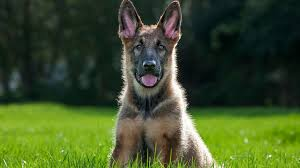
#> input picture YüzTanıma/OpenCV/Nesneler/Kopek1.jpg, 300 x 168 px, found by its file name
$ python dene8.py
#> lines starting #> are read from the running program, lines starting #| are printed output that depends on the picture
###90 VE 180 DERECE DÖNDÜRME###

import cv2
resim= cv2.imread("Nesneler/Kopek1.jpg")
#> resim is the input picture: shape (168, 300, 3); mean B, G, R 41.3, 81, 63.4
dondur180=cv2.rotate(resim,cv2.ROTATE_180)
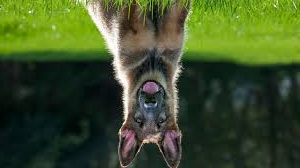
#> dondur180: shape (168, 300, 3); mean B, G, R 41.3, 81, 63.4
dondur90=cv2.rotate(resim,cv2.ROTATE_90_CLOCKWISE)
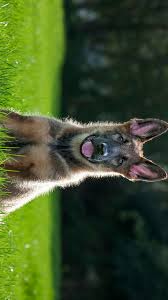
#> dondur90: shape (300, 168, 3); mean B, G, R 41.3, 81, 63.4
cv2.imshow("180 Derece",dondur180)
cv2.imshow("Dondur 90 (saat Yönü)",dondur90)
cv2.waitKey(0                                                                                                                                                                                                                                                                                                                                                                                                                                                                                                                                                                                                                                                                                                                                                                                                                                                                                                                                                                                                                                                                                                                                                                                                                                                                                                                                                                                                                                                                                                                                                                                                                                                                                                                                                                                                                                                                                                                                                                                                                                                                                                                                                                                                                                                                                                                                                                                                                                                                                                                                                                                                                                                                                                                                                                                                                                                                                                                                                                                                                                                                                                                                                                                                                                                                                                                                                                                                       )

$ run again, with YüzTanıma/OpenCV/Nesneler/Kopek2.jpg copied over YüzTanıma/OpenCV/Nesneler/Kopek1.jpg
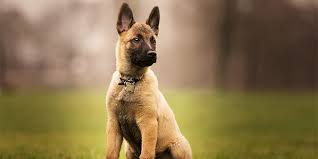
#> input picture YüzTanıma/OpenCV/Nesneler/Kopek2.jpg, 318 x 159 px, found by its file name
#> resim is the input picture: shape (159, 318, 3); mean B, G, R 78.8, 117.2, 138.4
#> `dondur180=cv2.rotate(resim,cv2.ROTATE_180)`:
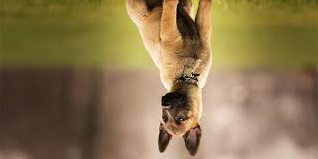
#> dondur180: shape (159, 318, 3); mean B, G, R 78.8, 117.2, 138.4
#> `dondur90=cv2.rotate(resim,cv2.ROTATE_90_CLOCKWISE)`:
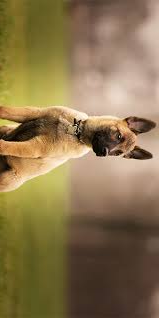
#> dondur90: shape (318, 159, 3); mean B, G, R 78.8, 117.2, 138.4

$ run again, with YüzTanıma/OpenCV/Nesneler/Kopek3.jpg copied over YüzTanıma/OpenCV/Nesneler/Kopek1.jpg
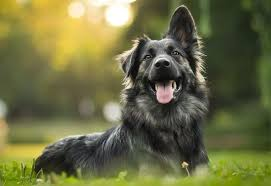
#> input picture YüzTanıma/OpenCV/Nesneler/Kopek3.jpg, 271 x 186 px, found by its file name
#> resim is the input picture: shape (186, 271, 3); mean B, G, R 66.4, 108.4, 107.6
#> `dondur180=cv2.rotate(resim,cv2.ROTATE_180)`:
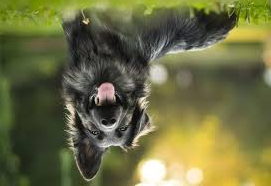
#> dondur180: shape (186, 271, 3); mean B, G, R 66.4, 108.4, 107.6
#> `dondur90=cv2.rotate(resim,cv2.ROTATE_90_CLOCKWISE)`:
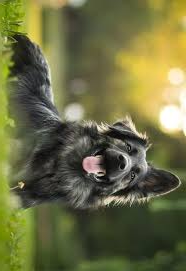
#> dondur90: shape (271, 186, 3); mean B, G, R 66.4, 108.4, 107.6
